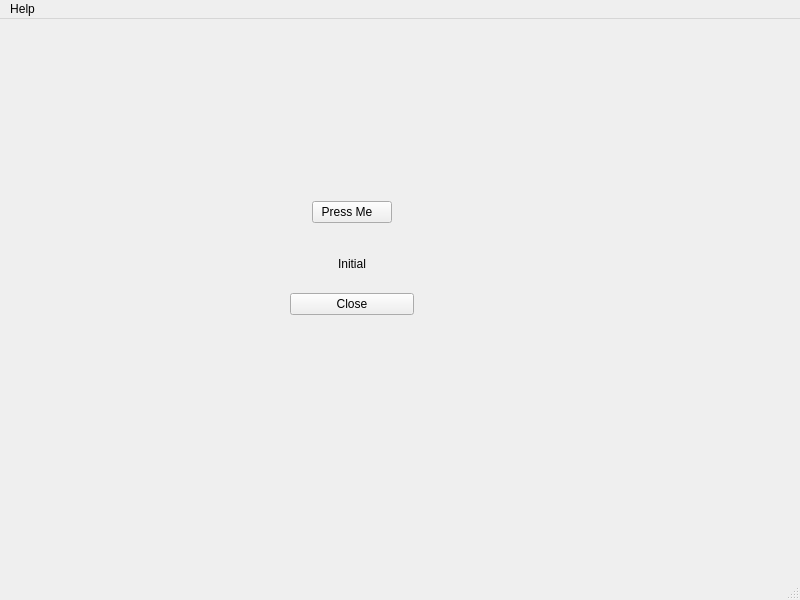
<?xml version="1.0" encoding="UTF-8"?>
<ui version="4.0">
 <class>testQT1</class>
 <widget class="QMainWindow" name="testQT1">
  <property name="geometry">
   <rect>
    <x>0</x>
    <y>0</y>
    <width>800</width>
    <height>600</height>
   </rect>
  </property>
  <property name="windowTitle">
   <string>testQT1</string>
  </property>
  <widget class="QWidget" name="centralwidget">
   <widget class="QWidget" name="layoutWidget">
    <property name="geometry">
     <rect>
      <x>290</x>
      <y>170</y>
      <width>124</width>
      <height>126</height>
     </rect>
    </property>
    <layout class="QVBoxLayout" name="verticalLayout_2">
     <item>
      <layout class="QVBoxLayout" name="verticalLayout">
       <item alignment="Qt::AlignmentFlag::AlignHCenter|Qt::AlignmentFlag::AlignVCenter">
        <widget class="QPushButton" name="pushButton">
         <property name="text">
          <string>Press Me   </string>
         </property>
        </widget>
       </item>
       <item alignment="Qt::AlignmentFlag::AlignHCenter|Qt::AlignmentFlag::AlignVCenter">
        <widget class="QLabel" name="Result">
         <property name="text">
          <string>Initial</string>
         </property>
        </widget>
       </item>
      </layout>
     </item>
     <item>
      <widget class="QPushButton" name="CloseButton">
       <property name="text">
        <string>Close</string>
       </property>
      </widget>
     </item>
    </layout>
   </widget>
  </widget>
  <widget class="QMenuBar" name="menubar">
   <property name="geometry">
    <rect>
     <x>0</x>
     <y>0</y>
     <width>800</width>
     <height>38</height>
    </rect>
   </property>
   <property name="contextMenuPolicy">
    <enum>Qt::ContextMenuPolicy::NoContextMenu</enum>
   </property>
   <widget class="QMenu" name="menuHelp">
    <property name="title">
     <string>Help</string>
    </property>
    <addaction name="actionAbout"/>
   </widget>
   <addaction name="menuHelp"/>
  </widget>
  <widget class="QStatusBar" name="statusbar"/>
  <action name="actionAbout">
   <property name="text">
    <string>&amp;About</string>
   </property>
   <property name="menuRole">
    <enum>QAction::MenuRole::AboutRole</enum>
   </property>
  </action>
 </widget>
 <resources/>
 <connections/>
</ui>
